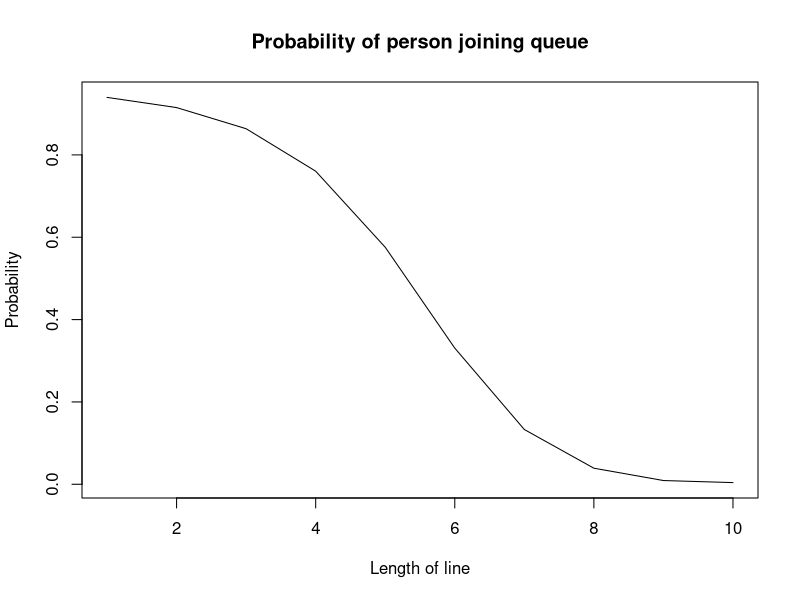

Source code (R): (Note: this script raises an error after producing the figure.)
#QUESTION 3

vec=seq(0,10,0.5)

dis=function(w,x)
{
  Q=c(1,x,x^2)
  z=sum(w*Q)
  
  y=1/(1+(exp(-z)))
  return(y)
}


#3a
w0=3;w1=-.05;w2=-.08
w=c(w0,w1,w2)
y=NULL
for(i in vec)
{
  y[i]=dis(w,i)
}
plot(y,type='l',main="Probability of person joining queue",xlab = "Length of line",ylab="Probability")

X=chipotle
dis1=function(w,i)
{
Q=c(1,X[i,1],(X[i,1]^2))
  z=sum(w*Q)
  
y=1/(1+(exp(-z)))
return(y)
}

#3b
w=c(0,0,0)

alpha=readline("enter step size ")
alpha=as.numeric(alpha)
#alpha=0.0001
for(i in 1:dim(chipotle)[1])
{
  Q=c(1,X[i,1],(X[i,1]^2))
  w=w+(alpha*(X[i,2]-dis1(w,i))*Q)
}

#ESTIMATED W for alpha=0.0001
#0.7085809111  0.8995567787 -0.1714233179


#To find sum of squared error for each set of weights
u=NULL

for(i in vec)
{
  u=append(u,dis(w,i))
}
plot(vec,u,type='l',main="Probability of person joining queue",xlab = "Length of line",ylab="Probability")

